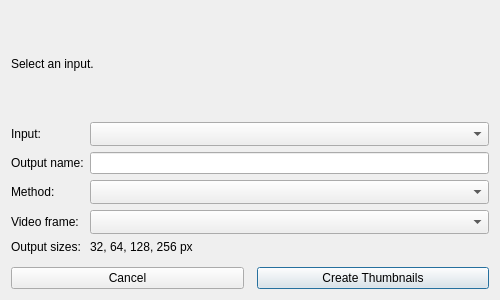
<?xml version="1.0" encoding="UTF-8"?>
<ui version="4.0">
 <class>dialog_create_thumbnails</class>
 <widget class="QDialog" name="dialog_create_thumbnails">
  <property name="windowTitle"><string>Create Thumbnails</string></property><property name="minimumSize"><size><width>500</width><height>300</height></size></property><property name="surfaceRole" stdset="0"><string>panel</string></property>
  <layout class="QVBoxLayout" name="layout_dialog">
   <item><widget class="QLabel" name="label_thumbnail_availability"><property name="wordWrap"><bool>true</bool></property><property name="text"><string>Select an input.</string></property></widget></item>
   <item><layout class="QFormLayout" name="form_thumbnail_settings">
    <item row="0" column="0"><widget class="QLabel" name="label_thumbnail_input"><property name="text"><string>Input:</string></property></widget></item><item row="0" column="1"><widget class="QComboBox" name="combo_thumbnail_source"><property name="toolTip"><string>Media source or existing thumbnails</string></property><property name="sizeAdjustPolicy"><enum>QComboBox::SizeAdjustPolicy::AdjustToMinimumContentsLengthWithIcon</enum></property><property name="minimumContentsLength"><number>24</number></property></widget></item>
    <item row="1" column="0"><widget class="QLabel" name="label_thumbnail_name"><property name="text"><string>Output name:</string></property></widget></item><item row="1" column="1"><widget class="QLineEdit" name="edit_thumbnail_variant_name"/></item>
    <item row="2" column="0"><widget class="QLabel" name="label_thumbnail_method"><property name="text"><string>Method:</string></property></widget></item><item row="2" column="1"><widget class="QComboBox" name="combo_thumbnail_resize_mode"><property name="toolTip"><string>How images are resized</string></property><property name="sizeAdjustPolicy"><enum>QComboBox::SizeAdjustPolicy::AdjustToMinimumContentsLengthWithIcon</enum></property><property name="minimumContentsLength"><number>20</number></property></widget></item>
    <item row="3" column="0"><widget class="QLabel" name="label_video_frame_mode"><property name="text"><string>Video frame:</string></property></widget></item><item row="3" column="1"><widget class="QComboBox" name="combo_video_frame_mode"><property name="sizeAdjustPolicy"><enum>QComboBox::SizeAdjustPolicy::AdjustToMinimumContentsLengthWithIcon</enum></property><property name="minimumContentsLength"><number>18</number></property></widget></item>
    <item row="4" column="0"><widget class="QLabel" name="label_thumbnail_sizes"><property name="text"><string>Output sizes:</string></property></widget></item><item row="4" column="1"><widget class="QLabel" name="label_thumbnail_sizes_value"><property name="text"><string>32, 64, 128, 256 px</string></property></widget></item>
   </layout></item>
   <item><spacer name="spacer_dialog"><property name="orientation"><enum>Qt::Orientation::Vertical</enum></property></spacer></item>
   <item><layout class="QHBoxLayout" name="layout_buttons"><item><widget class="QPushButton" name="button_cancel_thumbnail_creation"><property name="text"><string>Cancel</string></property></widget></item><item><spacer name="spacer_buttons"><property name="orientation"><enum>Qt::Orientation::Horizontal</enum></property></spacer></item><item><widget class="QPushButton" name="button_run_thumbnail_processing"><property name="text"><string>Create Thumbnails</string></property><property name="default"><bool>true</bool></property></widget></item></layout></item>
  </layout>
 </widget><resources/><connections/>
</ui>
